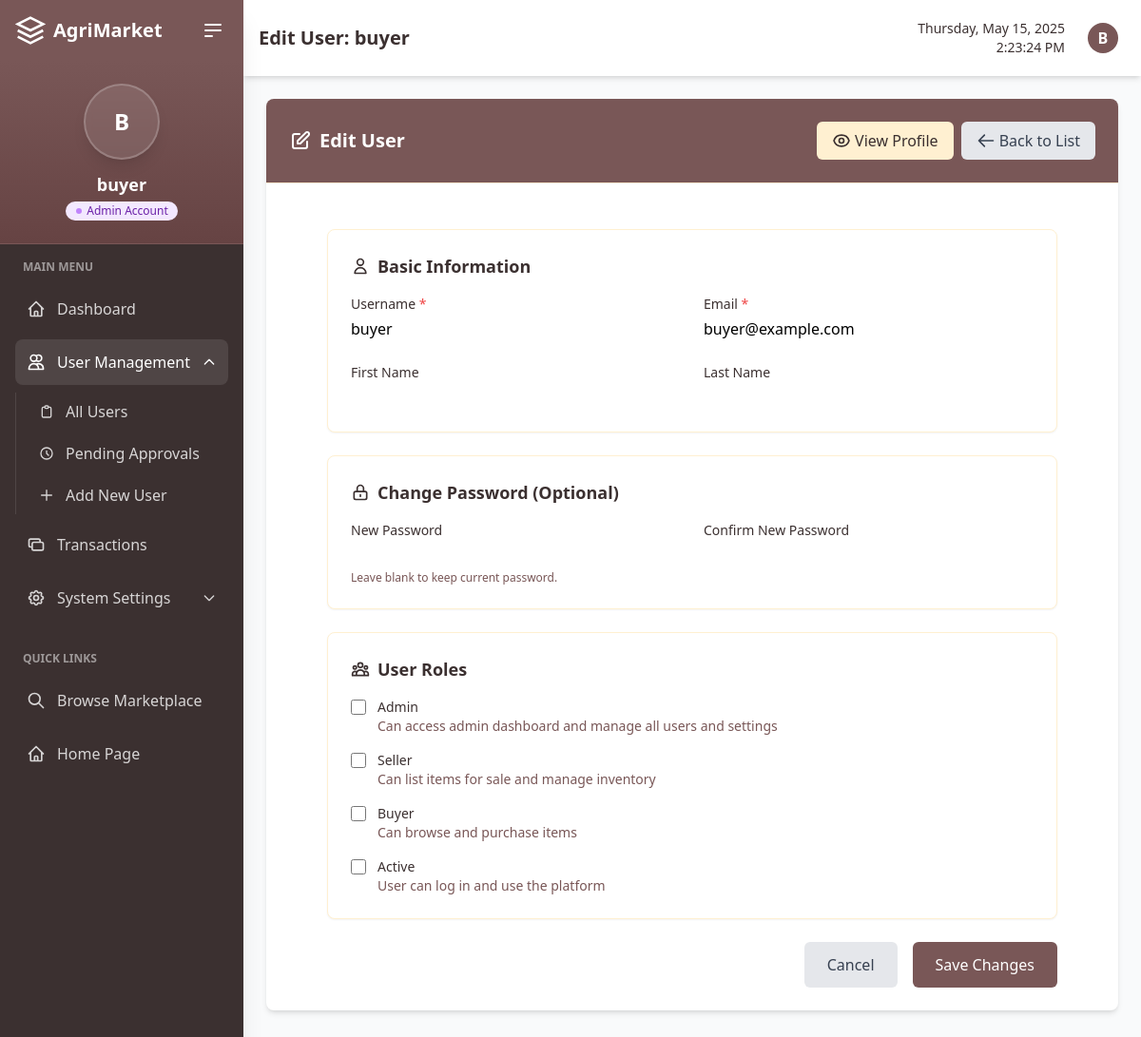
/custom-admin/users/5/edit/ (signed in), run on an earlier commit of the app's database.
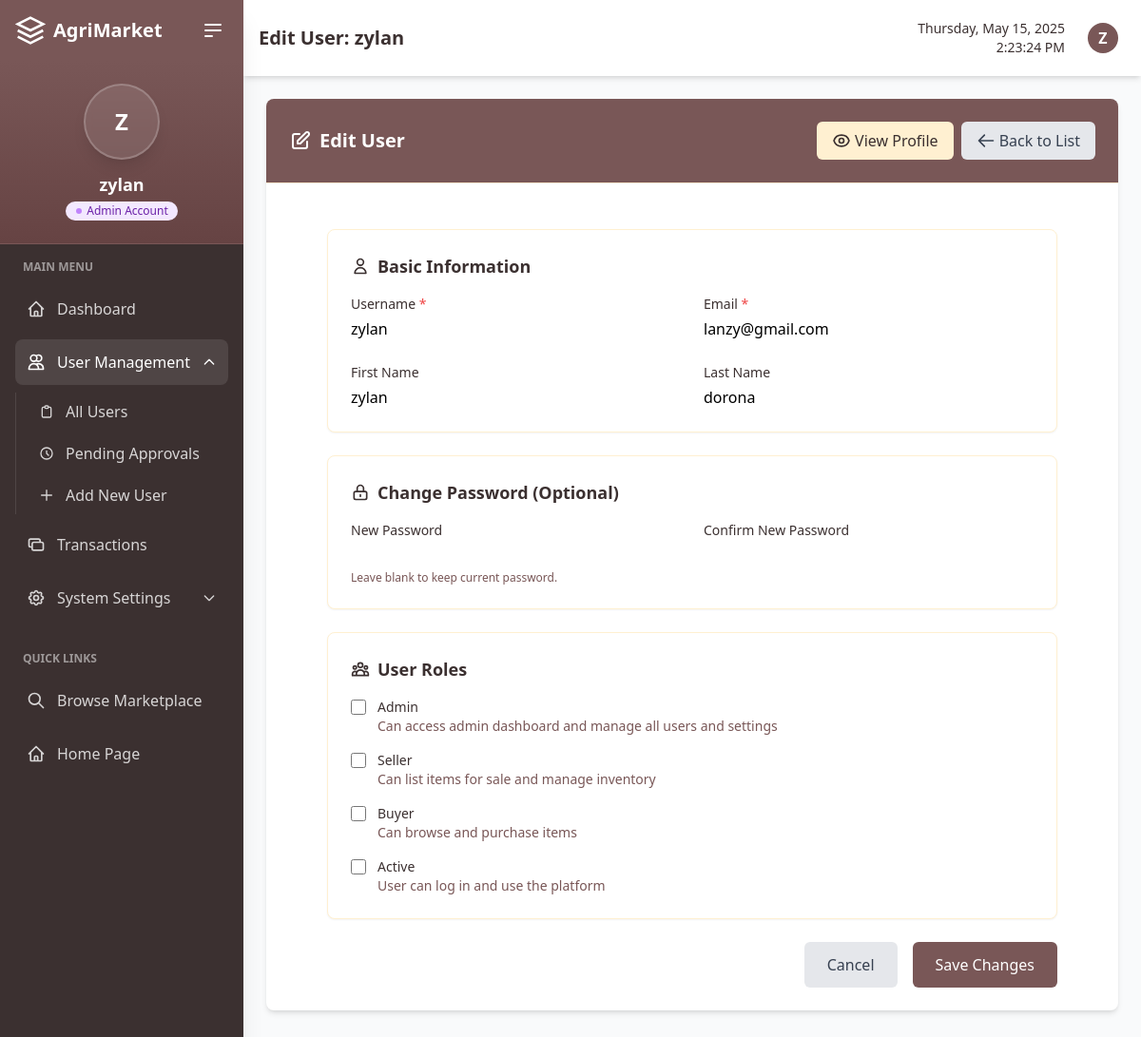
And on a later commit of the database.
### marketplace/models.py (models this page shows, shortened)
class User(AbstractUser):
    is_seller = models.BooleanField(default=False)
    is_buyer = models.BooleanField(default=False)
    is_approved = models.BooleanField(default=False, help_text="Indicates whether the user has been approved by an admin")
    profile_image = models.ImageField(upload_to='profile_images/', blank=True, null=True)
    phone_number = models.CharField(max_length=15, blank=True, null=True)
    address = models.CharField(max_length=255, blank=True, null=True)
    city = models.CharField(max_length=100, blank=True, null=True)
    business_name = models.CharField(max_length=100, blank=True, null=True)
    business_id = models.CharField(max_length=50, blank=True, null=True)
    terms_agreed = models.BooleanField(default=False)
    terms_agreed_date = models.DateTimeField(blank=True, null=True)

### marketplace/admin_views.py (the view)
# urls.py: path('custom-admin/users/<int:user_id>/edit/', admin_views.user_edit, name='user_edit'),
@login_required
@user_passes_test(is_admin)
def user_edit(request, user_id):
    user = get_object_or_404(User, id=user_id)
    if request.method == 'POST':
        form = AdminUserEditForm(request.POST, instance=user)
        if form.is_valid():
            user = form.save(commit=False)
            user.is_superuser = form.cleaned_data.get('is_superuser', False)
            user.is_seller = form.cleaned_data.get('is_seller', False)
            user.is_buyer = form.cleaned_data.get('is_buyer', False)
            user.is_active = form.cleaned_data.get('is_active', True)
            password1 = form.cleaned_data.get('password1')
            if password1:
                user.set_password(password1)
            user.save()
            messages.success(request, f"User '{user.username}' updated successfully!")
            return redirect('user_detail', user_id=user.id)
    else:
        form = AdminUserEditForm(instance=user)
    return render(request, 'admin/user_edit.html', {'form': form, 'user': user})

### marketplace/forms.py (shortened to what this page needs)
class AdminUserEditForm(UserChangeForm):
    is_superuser = forms.BooleanField(required=False, label='Admin')
    is_seller = forms.BooleanField(required=False, label='Seller')
    is_buyer = forms.BooleanField(required=False, label='Buyer')
    is_active = forms.BooleanField(required=False, label='Active')
    password1 = forms.CharField(
        label="New Password",
        widget=forms.PasswordInput,
        required=False,
        help_text="Leave blank to keep current password."
    )
    password2 = forms.CharField(
        label="Confirm New Password",
        widget=forms.PasswordInput,
        required=False
    )
    class Meta:
        model = User
        fields = ('username', 'email', 'first_name', 'last_name')
        exclude = ('password',)
    def __init__(self, *args, **kwargs):
        super().__init__(*args, **kwargs)
        if 'password' in self.fields:
            self.fields.pop('password')

### marketplace/admin_views.py (called while the page is built)
def is_admin(user):
    return user.is_authenticated and user.is_superuser

### marketplace/context_processors.py (called while the page is built, shortened)
def cart_processor(request):
    return {
        'active_cart': None,
        'cart': None,
        'cart_quantity': 0
    }

### templates/admin/user_edit.html (shortened to what the changed rows need)
{% extends 'admin/admin_base.html' %}
{% load static %}
{% block page_title %}Edit User: {{ user.username }}{% endblock %}
{% block dashboard_content %}
<div class="bg-white rounded-lg shadow-md overflow-hidden mb-8">
    <div class="p-6 border-b border-agri-cream bg-agri-brown">
        <div class="flex justify-between items-center">
            <h2 class="text-xl font-semibold text-white flex items-center">
                <svg xmlns="http://www.w3.org/2000/svg" class="h-6 w-6 mr-2" fill="none" viewBox="0 0 24 24" stroke="currentColor">
                    <path stroke-linecap="round" stroke-linejoin="round" stroke-width="2" d="M11 5H6a2 2 0 00-2 2v11a2 2 0 002 2h11a2 2 0 002-2v-5m-1.414-9.414a2 2 0 112.828 2.828L11.828 15H9v-2.828l8.586-8.586z" />
                </svg>
                Edit User
            </h2>
        </div>
    </div>
    <div class="p-6">
        <div class="max-w-3xl mx-auto">
            <form method="post" class="space-y-6">
                <div class="bg-white p-6 rounded-lg shadow-sm border border-agri-cream">
                    <div class="grid grid-cols-1 md:grid-cols-2 gap-6">
                        <div>
                            <label for="id_username" class="block text-sm font-medium text-agri-brown-darker mb-1">Username <span class="text-red-500">*</span></label>
                            <input type="text" name="username" id="id_username" required class="w-full rounded-md border-agri-brown/30 focus:border-agri-brown focus:ring focus:ring-agri-brown/20" value="{{ form.username.value }}">
                        </div>
                        <div>
                            <label for="id_email" class="block text-sm font-medium text-agri-brown-darker mb-1">Email <span class="text-red-500">*</span></label>
                            <input type="email" name="email" id="id_email" required class="w-full rounded-md border-agri-brown/30 focus:border-agri-brown focus:ring focus:ring-agri-brown/20" value="{{ form.email.value }}">
                        </div>
                        <div>
                            <label for="id_first_name" class="block text-sm font-medium text-agri-brown-darker mb-1">First Name</label>
                            <input type="text" name="first_name" id="id_first_name" class="w-full rounded-md border-agri-brown/30 focus:border-agri-brown focus:ring focus:ring-agri-brown/20" value="{{ form.first_name.value }}">
                        </div>
                        <div>
                            <label for="id_last_name" class="block text-sm font-medium text-agri-brown-darker mb-1">Last Name</label>
                            <input type="text" name="last_name" id="id_last_name" class="w-full rounded-md border-agri-brown/30 focus:border-agri-brown focus:ring focus:ring-agri-brown/20" value="{{ form.last_name.value }}">
                        </div>
                    </div>
                </div>
            </form>
        </div>
    </div>
</div>
{% endblock %}

### templates/admin/admin_base.html (shortened to what the changed rows need)
<!DOCTYPE html>
<html lang="en">
<head>
    <script src="https://cdn.tailwindcss.com"></script>
</head>
<body class="bg-agri-cream">
    <div class="flex h-screen overflow-hidden" x-data="{ sidebarOpen: true }">
    <div class="relative flex flex-col flex-shrink-0 w-64 bg-agri-brown-darker text-white transition-all duration-300 shadow-xl"
         :class="{'w-64': sidebarOpen, 'w-20': !sidebarOpen}">
        <div class="flex flex-col items-center p-6 border-b border-agri-brown/30 bg-gradient-to-b from-agri-brown to-agri-brown-dark">
            <div class="relative w-20 h-20 rounded-full bg-white/10 backdrop-blur-sm flex items-center justify-center text-white text-2xl font-bold mb-3 shadow-lg border-2 border-white/20">
                {{ user.username.0|upper }}
            </div>
            <div x-show="sidebarOpen" class="text-center">
                <h3 class="font-semibold text-white text-lg">{{ user.username }}</h3>
                <div class="flex items-center justify-center mt-1">
                    <span class="inline-flex items-center px-2.5 py-0.5 rounded-full text-xs font-medium bg-purple-100 text-purple-800">
                    </span>
                </div>
            </div>
        </div>
    </div>
    <div class="flex-1 overflow-hidden flex flex-col bg-gray-50">
        <div class="bg-white shadow-md p-4 flex justify-between items-center">
            <div class="flex items-center">
                <h1 class="text-xl font-bold text-agri-brown-darker">{% block page_title %}Admin Dashboard{% endblock %}</h1>
            </div>
            <div class="flex items-center space-x-4">
                <div x-data="{ open: false }" class="relative">
                    <button @click="open = !open" class="flex items-center space-x-2 p-2 rounded-full hover:bg-agri-cream text-agri-brown-darker hover:text-agri-brown transition-colors">
                        <div class="w-8 h-8 rounded-full bg-agri-brown flex items-center justify-center text-white font-bold">
                            {{ user.username.0|upper }}
                        </div>
                    </button>
                </div>
            </div>
        </div>
        <div class="flex-1 overflow-y-auto p-6">
            {% block dashboard_content %}{% endblock %}
        </div>
    </div>
</div>
</body>
</html>

What changed in the data, as far as the page shows it:
changed User: username.0 "B" → "Z"; username "buyer" → "zylan"; email "buyer@example.com" → "lanzy@gmail.com"; first_name (not shown) → "zylan"; last_name (not shown) → "dorona"
